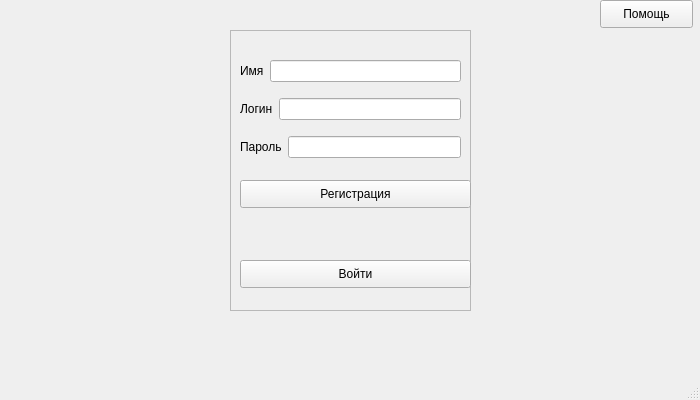
<?xml version="1.0" encoding="UTF-8"?>
<ui version="4.0">
 <class>MainWindow</class>
 <widget class="QMainWindow" name="MainWindow">
  <property name="geometry">
   <rect>
    <x>0</x>
    <y>0</y>
    <width>700</width>
    <height>400</height>
   </rect>
  </property>
  <property name="windowTitle">
   <string>MainWindow</string>
  </property>
  <widget class="QWidget" name="centralwidget">
   <widget class="QFrame" name="framevhod">
    <property name="geometry">
     <rect>
      <x>230</x>
      <y>30</y>
      <width>241</width>
      <height>281</height>
     </rect>
    </property>
    <property name="autoFillBackground">
     <bool>true</bool>
    </property>
    <property name="frameShape">
     <enum>QFrame::StyledPanel</enum>
    </property>
    <property name="frameShadow">
     <enum>QFrame::Raised</enum>
    </property>
    <widget class="QSplitter" name="splitter">
     <property name="geometry">
      <rect>
       <x>0</x>
       <y>20</y>
       <width>231</width>
       <height>91</height>
      </rect>
     </property>
     <property name="orientation">
      <enum>Qt::Vertical</enum>
     </property>
     <widget class="QWidget" name="layoutWidget">
      <layout class="QHBoxLayout" name="horizontalLayout">
       <item>
        <widget class="QLabel" name="label">
         <property name="text">
          <string>Логин</string>
         </property>
        </widget>
       </item>
       <item>
        <widget class="QLineEdit" name="login">
         <property name="enabled">
          <bool>true</bool>
         </property>
         <property name="text">
          <string/>
         </property>
        </widget>
       </item>
      </layout>
     </widget>
     <widget class="QWidget" name="layoutWidget">
      <layout class="QHBoxLayout" name="horizontalLayout_2">
       <item>
        <widget class="QLabel" name="label_2">
         <property name="text">
          <string>Пароль</string>
         </property>
        </widget>
       </item>
       <item>
        <widget class="QLineEdit" name="PassText"/>
       </item>
      </layout>
     </widget>
    </widget>
    <widget class="QLabel" name="label_3">
     <property name="enabled">
      <bool>true</bool>
     </property>
     <property name="geometry">
      <rect>
       <x>0</x>
       <y>100</y>
       <width>231</width>
       <height>51</height>
      </rect>
     </property>
     <property name="text">
      <string>Не верный логин или пароль</string>
     </property>
    </widget>
    <widget class="QPushButton" name="VhodButton">
     <property name="geometry">
      <rect>
       <x>0</x>
       <y>140</y>
       <width>231</width>
       <height>28</height>
      </rect>
     </property>
     <property name="text">
      <string>Войти</string>
     </property>
    </widget>
    <widget class="QPushButton" name="pushButtonReg">
     <property name="geometry">
      <rect>
       <x>0</x>
       <y>180</y>
       <width>231</width>
       <height>28</height>
      </rect>
     </property>
     <property name="text">
      <string>Регистрация</string>
     </property>
    </widget>
    <widget class="QFrame" name="framevhod_2">
     <property name="geometry">
      <rect>
       <x>0</x>
       <y>0</y>
       <width>241</width>
       <height>281</height>
      </rect>
     </property>
     <property name="autoFillBackground">
      <bool>true</bool>
     </property>
     <property name="frameShape">
      <enum>QFrame::StyledPanel</enum>
     </property>
     <property name="frameShadow">
      <enum>QFrame::Raised</enum>
     </property>
     <widget class="QPushButton" name="VhodButton_2">
      <property name="geometry">
       <rect>
        <x>10</x>
        <y>230</y>
        <width>231</width>
        <height>28</height>
       </rect>
      </property>
      <property name="text">
       <string>Войти</string>
      </property>
     </widget>
     <widget class="QPushButton" name="pushButtonReg_2">
      <property name="geometry">
       <rect>
        <x>10</x>
        <y>150</y>
        <width>231</width>
        <height>28</height>
       </rect>
      </property>
      <property name="text">
       <string>Регистрация</string>
      </property>
     </widget>
     <widget class="QWidget" name="layoutWidget">
      <property name="geometry">
       <rect>
        <x>10</x>
        <y>20</y>
        <width>221</width>
        <height>121</height>
       </rect>
      </property>
      <layout class="QVBoxLayout" name="verticalLayout">
       <item>
        <layout class="QHBoxLayout" name="horizontalLayout_5">
         <item>
          <widget class="QLabel" name="label_7">
           <property name="text">
            <string>Имя</string>
           </property>
          </widget>
         </item>
         <item>
          <widget class="QLineEdit" name="login_3">
           <property name="enabled">
            <bool>true</bool>
           </property>
           <property name="text">
            <string/>
           </property>
          </widget>
         </item>
        </layout>
       </item>
       <item>
        <layout class="QHBoxLayout" name="horizontalLayout_4">
         <item>
          <widget class="QLabel" name="label_4">
           <property name="text">
            <string>Логин</string>
           </property>
          </widget>
         </item>
         <item>
          <widget class="QLineEdit" name="login_2">
           <property name="enabled">
            <bool>true</bool>
           </property>
           <property name="text">
            <string/>
           </property>
          </widget>
         </item>
        </layout>
       </item>
       <item>
        <layout class="QHBoxLayout" name="horizontalLayout_3">
         <item>
          <widget class="QLabel" name="label_5">
           <property name="text">
            <string>Пароль</string>
           </property>
          </widget>
         </item>
         <item>
          <widget class="QLineEdit" name="PassText_2"/>
         </item>
        </layout>
       </item>
      </layout>
     </widget>
    </widget>
   </widget>
   <widget class="QPushButton" name="pushButton">
    <property name="geometry">
     <rect>
      <x>600</x>
      <y>0</y>
      <width>93</width>
      <height>28</height>
     </rect>
    </property>
    <property name="text">
     <string>Помощь</string>
    </property>
   </widget>
  </widget>
  <widget class="QMenuBar" name="menubar">
   <property name="geometry">
    <rect>
     <x>0</x>
     <y>0</y>
     <width>700</width>
     <height>22</height>
    </rect>
   </property>
  </widget>
  <widget class="QStatusBar" name="statusbar"/>
 </widget>
 <resources/>
 <connections/>
</ui>
